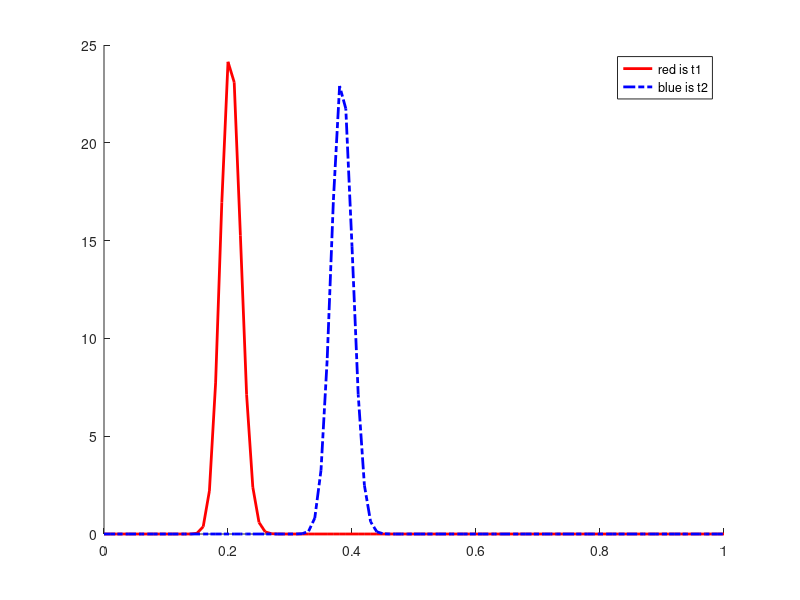

Write the MATLAB code that produced this figure.
%%AB-Testing 
% This script will contain the basics for a 2 cases test. The function
% can later on work with up to n test cases. r specifies the number of
% trials that should be used. ass can take the values 1,2,3 and determines
% the bucket allocation method.
function [sConf,pGreater] = ABTest(n,r,ass)

%default the number of rounds to 1000
if nargin < 3 || ass < 0 || ass > 3
    ass = 1;
end
%default the number of rounds to 1000
if nargin < 2 || r < 0
    r =   1000;
end
%if there are no buckets given default to 2
if nargin < 1 || n < 2
    n =   2;
end

%% Setting up the Buckets
%The interval to sample from
X = 0:.01:1;
pGreater = zeros(r,1);

%The buckets begin with a flat prior
t1 = [1,1];
t2 = [1,1];


%% Nested Functions for determining the new Bucket
    %This function iterates between the two buckets
    function bucket = uniformAssign
        if t1(2) > t2(2)
            t2(2) = t2(2) + 1;
            bucket = 2;
        else
            t1(2) = t1(2) + 1;
            bucket = 1;
        end
    end

    %This function uses randi to determine the next Assignment
    function bucket = randomAssign
        if round(rand) == 0
            t2(2) = t2(2) + 1;
            bucket = 2;
        else
            t1(2) = t1(2) + 1;
            bucket = 1;
        end
    end

    function bucket = minEntropyAssign
        %calculate entropy difference for both buckets
        t1EntDiff = abs(betaEntropy(t1(1),t1(2)) - betaEntropy(t1(1),t1(2)+1));
        t2EntDiff = abs(betaEntropy(t2(1),t2(2)) - betaEntropy(t2(1),t2(2)+1));
        
        if t1EntDiff > t2EntDiff
            t1(2) = t1(2) + 1;
            bucket = 1;
        else
            t2(2) = t2(2) + 1;
            bucket = 2;
        end
        
    end

%% Run the Test r times
%run the test n times
sConf = 0;
for i=1:r
    
    %calculate P(t1>t2)
    t1c = num2cell(t1);
    t2c = num2cell(t2);
    fun = @(x) betapdf(x,t1c{:}) .* betacdf(x,t2c{:});
    q = integral(fun,0,1);
    pGreater(i) = q;
    
    if (sConf == 0 && (q > 0.95 || q < 0.05))
        sConf = i;
    end
    
    %decide what bucket to take
    switch ass
        case 1
            b = uniformAssign;
        case 2
            b = randomAssign;
        case 3
            b = minEntropyAssign;
    end
    
    %decide if there is a success
    if(b == 1) && (binornd(1,0.25) > 0.5)      
        t1(1) = t1(1) + 1;
        
    else
        if(binornd(1,0.35) > 0.5)
            t2(1) = t2(1) + 1;
 
        end
    end
  
end
%% plot the created distributions
X = 0:.01:1;
t1c = num2cell(t1);
t2c = num2cell(t2);
y1 = betapdf(X,t1c{:});
y2 = betapdf(X,t2c{:});
figure
hold on
plot(X,y1,'Color','r','LineWidth',2)
plot(X,y2,'LineStyle','-.','Color','b','LineWidth',2)
legend({'red is t1','blue is t2'},'Location','NorthEast');
hold off
end
